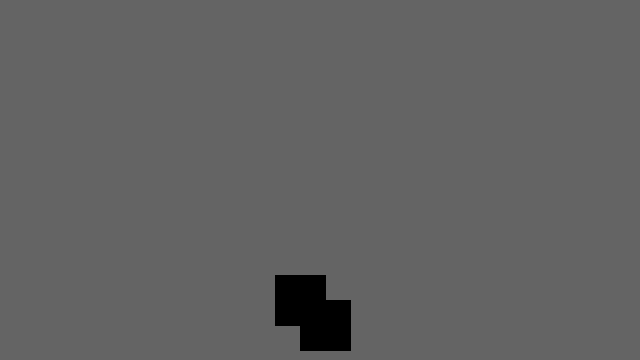
Frame 1 (no input)
Frame 60 (the mouse pressed at the canvas centre just before this capture): identical to frame 1, image omitted
Frame 120 (the mouse held since frame 60 and released just before this capture): identical to frame 1, image omitted

The Processing sketch that drew this single still picture (run headless with seeded random() and noise(); from frame 60 on, the mouse is pressed at the canvas centre):

// Processing sketch: Processing_Syntax
// ── Processing_Syntax.pde
int value = 0;
int moved = 0;
int released = 0;
int wheel = 0;
void setup() {
  size(640, 360);
  background(100, 100, 100);
}

void draw() {
  if (mousePressed && mouseButton == LEFT) {
    //background(100, 100, 100);
    //rectMode(CENTER);
    //rect(mouseX, mouseY , height-200, width-400);
    stroke(0, value, moved);
    strokeWeight(5);
    strokeJoin(ROUND);   //MITER and BEVEL are also possible
    strokeCap(ROUND);    //SQUARE and PROJECT are also possible
    line(pmouseX, pmouseY, mouseX, mouseY);
  } else if (mousePressed && mouseButton == RIGHT) {
    //background(100, 100, 100);
    //rectMode(CENTER);
    //rect(mouseX, mouseY , height-200, width-400);
    stroke(value, moved, 0);
    strokeWeight(5);
    strokeJoin(ROUND);   //MITER and BEVEL are also possible
    strokeCap(ROUND);    //SQUARE and PROJECT are also possible
    line(pmouseX, pmouseY, mouseX, mouseY);
  }
  if (keyPressed) {
    if (key == 'r' || key == 'R') {
      fill(255, 0, 0);
      rect(400, 300, 50, 50);
    } else if (key == 'b' || key == 'B') {
      fill(0, 0, 255);
      rect(400, 300, 50, 50);
    } else if (key == 'g' || key == 'G') {
      fill(0, 255, 0);
      rect(400, 300, 50, 50);
    } else {
      fill(255);
      rect(400, 300, 50, 50);
    }
  }

  stroke(wheel);
  fill(moved);
  rectMode(CENTER);
  rect(300, 300, 50, 50);
  stroke(wheel);
  fill(released);
  rectMode(CORNER);
  rect(300, 300, 50, 50);
}

void mouseClicked() {
  background(moved);
}

void mouseDragged() {
  value = value + 5;
  if (value>255) {
    value = 0;
  }
}

void mouseMoved() {
  moved = moved + 5;
  if (moved>255) {
    moved = 0;
  }
}

void mouseReleased() {
  if (released == 0) {
    released = 255;
  } else {
    released = 0;
  }
}

void mouseWheel(MouseEvent event) {
  wheel = event.getCount();
}





//We can also use keyPressed() as a function and simillarly keyReleased() and keyTyped
//We can also use key = CODED it is used to for special keys like UP DOWN LEFT RIGHT ALT CTRL SHIFT and all the good staff
//WE can also create a mousePressed() function 
